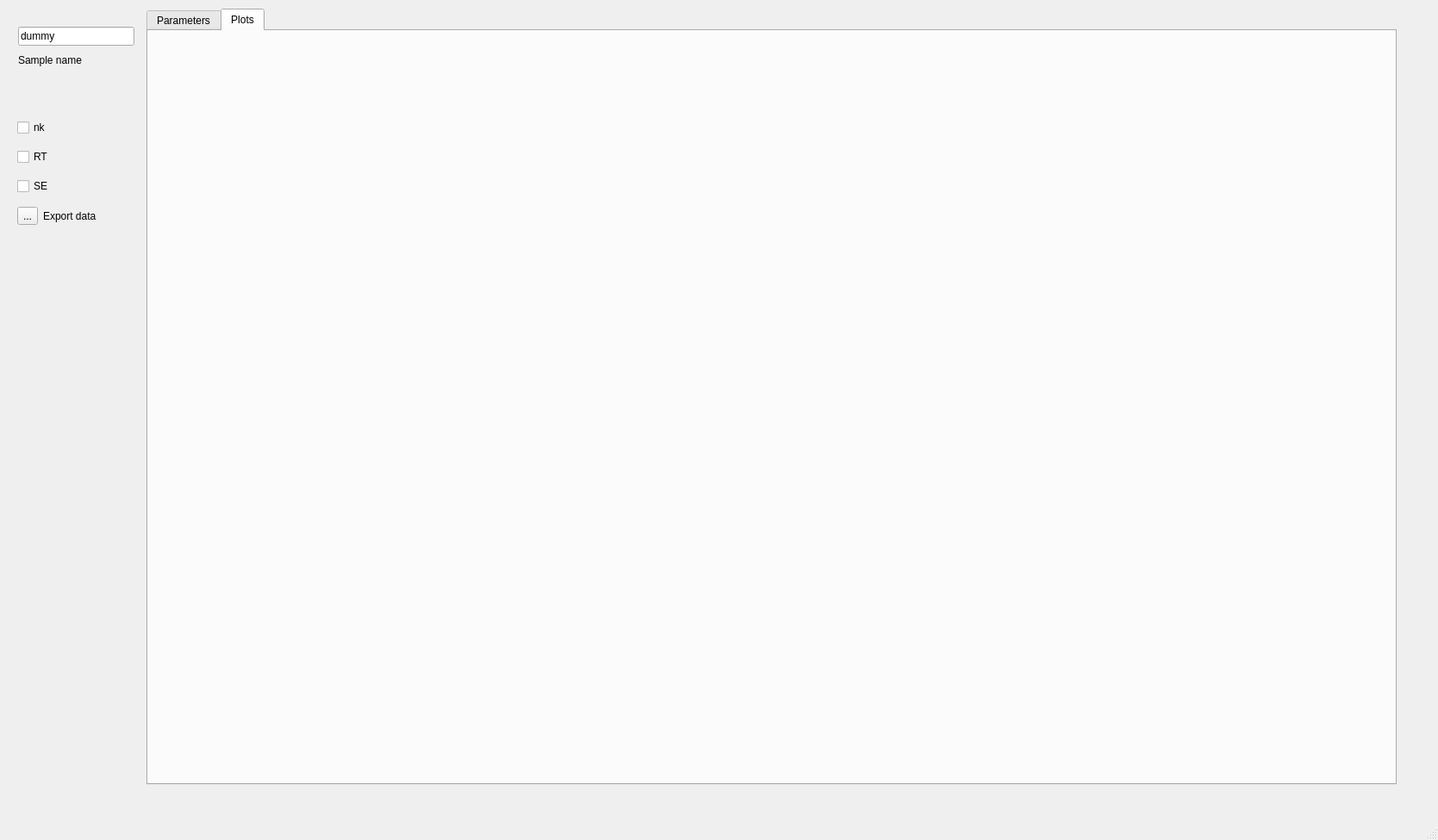
<?xml version="1.0" encoding="UTF-8"?>
<ui version="4.0">
 <class>MainWindow_results</class>
 <widget class="QMainWindow" name="MainWindow_results">
  <property name="geometry">
   <rect>
    <x>0</x>
    <y>0</y>
    <width>1669</width>
    <height>975</height>
   </rect>
  </property>
  <property name="windowTitle">
   <string>MainWindow</string>
  </property>
  <property name="documentMode">
   <bool>false</bool>
  </property>
  <widget class="QWidget" name="centralwidget">
   <widget class="QTabWidget" name="tabWidget">
    <property name="geometry">
     <rect>
      <x>170</x>
      <y>10</y>
      <width>1451</width>
      <height>901</height>
     </rect>
    </property>
    <property name="currentIndex">
     <number>1</number>
    </property>
    <widget class="QWidget" name="tab">
     <attribute name="title">
      <string>Parameters</string>
     </attribute>
     <widget class="QWidget" name="layoutWidget">
      <property name="geometry">
       <rect>
        <x>30</x>
        <y>20</y>
        <width>381</width>
        <height>491</height>
       </rect>
      </property>
      <layout class="QGridLayout" name="gridLayout_3">
       <item row="0" column="0">
        <widget class="QTableWidget" name="result_table"/>
       </item>
      </layout>
     </widget>
    </widget>
    <widget class="QWidget" name="tab_2">
     <attribute name="title">
      <string>Plots</string>
     </attribute>
    </widget>
   </widget>
   <widget class="QWidget" name="layoutWidget">
    <property name="geometry">
     <rect>
      <x>21</x>
      <y>31</y>
      <width>135</width>
      <height>49</height>
     </rect>
    </property>
    <layout class="QVBoxLayout" name="verticalLayout">
     <item>
      <widget class="QLineEdit" name="sample">
       <property name="text">
        <string>dummy</string>
       </property>
      </widget>
     </item>
     <item>
      <widget class="QLabel" name="label_3">
       <property name="text">
        <string>Sample name</string>
       </property>
      </widget>
     </item>
    </layout>
   </widget>
   <widget class="QWidget" name="layoutWidget">
    <property name="geometry">
     <rect>
      <x>20</x>
      <y>130</y>
      <width>121</width>
      <height>141</height>
     </rect>
    </property>
    <layout class="QGridLayout" name="gridLayout">
     <item row="0" column="0" colspan="2">
      <widget class="QCheckBox" name="save_nk">
       <property name="text">
        <string>nk</string>
       </property>
      </widget>
     </item>
     <item row="3" column="1">
      <widget class="QLabel" name="label">
       <property name="text">
        <string>Export data</string>
       </property>
      </widget>
     </item>
     <item row="2" column="0" colspan="2">
      <widget class="QCheckBox" name="save_SE">
       <property name="text">
        <string>SE</string>
       </property>
      </widget>
     </item>
     <item row="1" column="0" colspan="2">
      <widget class="QCheckBox" name="save_RT">
       <property name="text">
        <string>RT</string>
       </property>
      </widget>
     </item>
     <item row="3" column="0">
      <widget class="QToolButton" name="export_data">
       <property name="text">
        <string>...</string>
       </property>
      </widget>
     </item>
    </layout>
   </widget>
  </widget>
  <widget class="QMenuBar" name="menubar">
   <property name="geometry">
    <rect>
     <x>0</x>
     <y>0</y>
     <width>1669</width>
     <height>26</height>
    </rect>
   </property>
  </widget>
  <widget class="QStatusBar" name="statusbar"/>
 </widget>
 <resources/>
 <connections/>
</ui>
